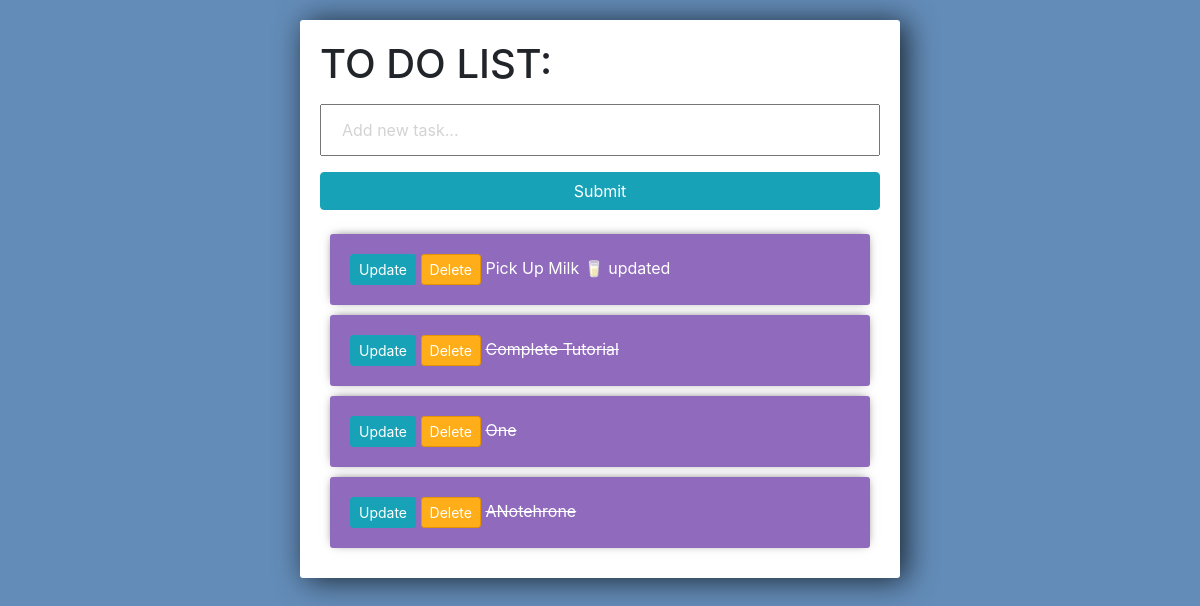
The app's page /, older data.
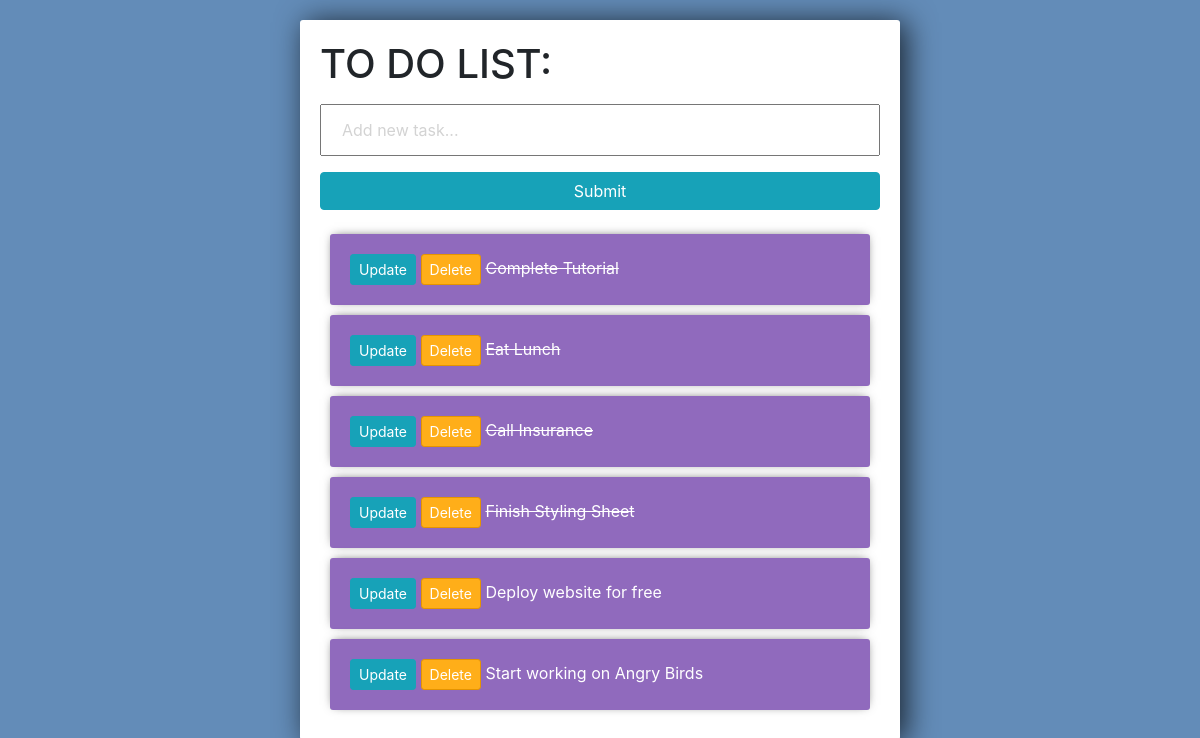
The same page, newer data.
### tasks/models.py (models this page shows)
class Task(models.Model):
    title = models.CharField(max_length=200)
    complete = models.BooleanField(default=False)
    created = models.DateTimeField(auto_now_add=True)
    def __str__(self):
        return self.title

### tasks/views.py (the view)
# urls.py: path('', views.index, name="list"),
def index(request):
    tasks = Task.objects.all()
    form = TaskForm()
    if request.method == 'POST':
        form = TaskForm(request.POST)
        if form.is_valid():
            form.save()
        return redirect('/')
    context = {'tasks':tasks, 'form':form}
    return render(request, 'tasks/list.html', context)

### tasks/forms.py
class TaskForm(forms.ModelForm):
    title = forms.CharField(widget = forms.TextInput(attrs={'placeholder':'Add new task...'}))
    class Meta:
        model = Task
        fields = '__all__'

### tasks/templates/tasks/list.html (shortened to what this page needs)
<link rel="stylesheet" href="https://stackpath.bootstrapcdn.com/bootstrap/4.3.1/css/bootstrap.min.css">
<div class="center-column">
    <h1> TO DO LIST: </h1>
    <form method='POST' action='/'>
        {{form.title}}
        <input class="btn btn-info" type="submit" name="Create Task">
    </form>
    <div class="to-list">
        {% for task in tasks %}
            <div class="item-row">
                <a class="btn btn-sm btn-info" href="{% url 'update_task' task.id %}"> Update </a>
                <a class="btn btn-sm btn-danger" href="{% url 'delete' task.id %}"> Delete </a>
                {% if task.complete == True %}
                    <strike> {{task}} </strike>
                {% else %}
                    <span> {{task}} </span>
                {% endif %}
            </div>
        {% endfor %}
    </div>
</div>

### tasks/templates/tasks/list.html (style rules this page uses)
input { width: 100%; padding: 12px 20px; margin: 8px 0; box-sizing: border-box; }
input::placeholder { color: #d3d3d3; }
.center-column { width:600px; margin: 20px auto; padding:20px; background-color: #fff; border-radius: 3px; box-shadow: 6px 2px 30px 0px rgba(0,0,0,0.75); }
.item-row { background-color: #906abd; margin: 10px; padding: 20px; border-radius: 3px; color: #fff; font-size: 16px; box-shadow: 0px -1px 10px -4px rgba(0,0,0,0.75); }
.btn-danger { background-color: #ffae19; border-color: #e59400; }

Row changes from the older to the newer data that the page shows:
removed Task: title "Pick Up Milk 🥛 updated"
removed Task: title "One"
removed Task: title "ANotehrone"
added Task: title "Eat Lunch"
added Task: title "Call Insurance"
added Task: title "Finish Styling Sheet"
added Task: title "Deploy website for free"
added Task: title "Start working on Angry Birds"
